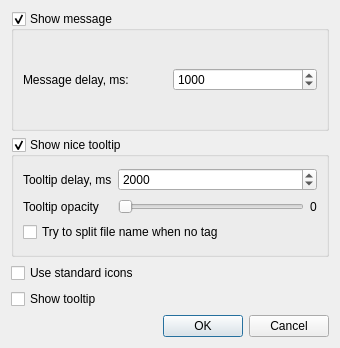
<?xml version="1.0" encoding="UTF-8"?>
<ui version="4.0">
 <class>SettingsDialog</class>
 <widget class="QDialog" name="SettingsDialog">
  <property name="geometry">
   <rect>
    <x>0</x>
    <y>0</y>
    <width>340</width>
    <height>348</height>
   </rect>
  </property>
  <property name="windowTitle">
   <string>Status Icon Plugin Settings</string>
  </property>
  <layout class="QGridLayout" name="gridLayout">
   <item row="14" column="0" colspan="3">
    <spacer>
     <property name="orientation">
      <enum>Qt::Horizontal</enum>
     </property>
     <property name="sizeHint" stdset="0">
      <size>
       <width>150</width>
       <height>18</height>
      </size>
     </property>
    </spacer>
   </item>
   <item row="14" column="3">
    <widget class="QDialogButtonBox" name="buttonBox">
     <property name="sizePolicy">
      <sizepolicy hsizetype="Maximum" vsizetype="Fixed">
       <horstretch>0</horstretch>
       <verstretch>0</verstretch>
      </sizepolicy>
     </property>
     <property name="standardButtons">
      <set>QDialogButtonBox::Cancel|QDialogButtonBox::Ok</set>
     </property>
    </widget>
   </item>
   <item row="9" column="0" colspan="4">
    <widget class="QGroupBox" name="niceTooltipGroupBox">
     <property name="title">
      <string>Show nice tooltip</string>
     </property>
     <property name="checkable">
      <bool>true</bool>
     </property>
     <layout class="QGridLayout" name="gridLayout_2">
      <item row="1" column="0">
       <widget class="QLabel" name="niceTooltipDelayLabel">
        <property name="text">
         <string>Tooltip delay, ms</string>
        </property>
       </widget>
      </item>
      <item row="1" column="1" colspan="2">
       <widget class="QSpinBox" name="niceTooltipDelaySpinBox">
        <property name="maximum">
         <number>10000</number>
        </property>
        <property name="singleStep">
         <number>500</number>
        </property>
        <property name="value">
         <number>2000</number>
        </property>
       </widget>
      </item>
      <item row="2" column="0">
       <widget class="QLabel" name="niceTooltipOpacityLabel">
        <property name="text">
         <string>Tooltip opacity</string>
        </property>
       </widget>
      </item>
      <item row="2" column="1">
       <widget class="QSlider" name="niceTooltipOpacitySlider">
        <property name="maximum">
         <number>100</number>
        </property>
        <property name="orientation">
         <enum>Qt::Horizontal</enum>
        </property>
        <property name="tickPosition">
         <enum>QSlider::NoTicks</enum>
        </property>
       </widget>
      </item>
      <item row="2" column="2">
       <widget class="QLabel" name="niceTooltipOpacityValueLabel">
        <property name="sizePolicy">
         <sizepolicy hsizetype="Maximum" vsizetype="Preferred">
          <horstretch>3</horstretch>
          <verstretch>0</verstretch>
         </sizepolicy>
        </property>
        <property name="text">
         <string>0</string>
        </property>
       </widget>
      </item>
      <item row="3" column="0" colspan="2">
       <widget class="QCheckBox" name="niceTooltipSplitCheckBox">
        <property name="text">
         <string>Try to split file name when no tag</string>
        </property>
       </widget>
      </item>
     </layout>
    </widget>
   </item>
   <item row="7" column="0" colspan="4">
    <widget class="QGroupBox" name="messageGroupBox">
     <property name="title">
      <string>Show message</string>
     </property>
     <property name="checkable">
      <bool>true</bool>
     </property>
     <layout class="QGridLayout" name="gridLayout_3">
      <item row="0" column="0">
       <widget class="QLabel" name="label_3">
        <property name="text">
         <string>Message delay, ms:</string>
        </property>
        <property name="alignment">
         <set>Qt::AlignLeading|Qt::AlignLeft|Qt::AlignVCenter</set>
        </property>
       </widget>
      </item>
      <item row="0" column="1">
       <widget class="QSpinBox" name="messageDelaySpinBox">
        <property name="minimum">
         <number>100</number>
        </property>
        <property name="maximum">
         <number>10000</number>
        </property>
        <property name="singleStep">
         <number>100</number>
        </property>
        <property name="value">
         <number>1000</number>
        </property>
       </widget>
      </item>
     </layout>
    </widget>
   </item>
   <item row="13" column="0">
    <widget class="QCheckBox" name="toolTipCheckBox">
     <property name="text">
      <string>Show tooltip</string>
     </property>
    </widget>
   </item>
   <item row="12" column="0">
    <widget class="QCheckBox" name="standardIconsCheckBox">
     <property name="text">
      <string>Use standard icons</string>
     </property>
    </widget>
   </item>
  </layout>
 </widget>
 <resources/>
 <connections>
  <connection>
   <sender>buttonBox</sender>
   <signal>accepted()</signal>
   <receiver>SettingsDialog</receiver>
   <slot>accept()</slot>
   <hints>
    <hint type="sourcelabel">
     <x>180</x>
     <y>102</y>
    </hint>
    <hint type="destinationlabel">
     <x>112</x>
     <y>103</y>
    </hint>
   </hints>
  </connection>
  <connection>
   <sender>buttonBox</sender>
   <signal>rejected()</signal>
   <receiver>SettingsDialog</receiver>
   <slot>reject()</slot>
   <hints>
    <hint type="sourcelabel">
     <x>242</x>
     <y>107</y>
    </hint>
    <hint type="destinationlabel">
     <x>27</x>
     <y>106</y>
    </hint>
   </hints>
  </connection>
 </connections>
</ui>
